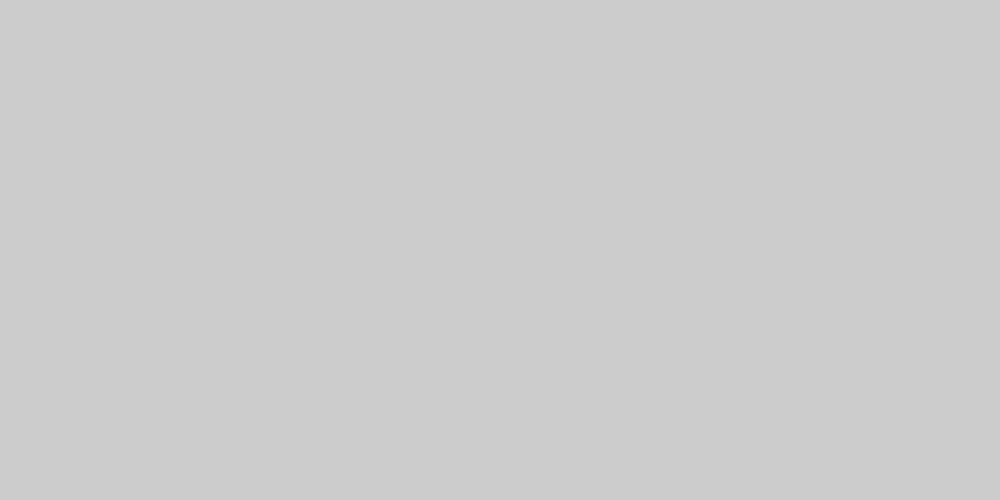
Frame 1 (no input)
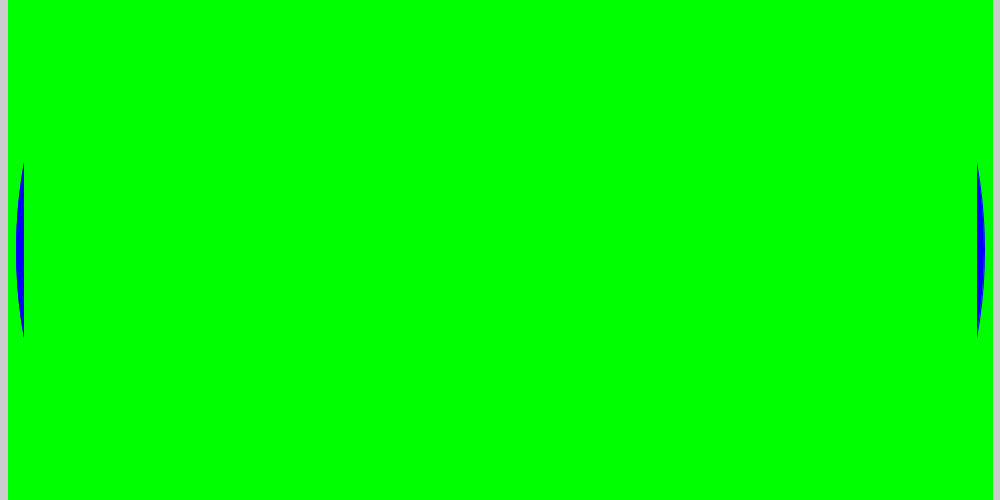
Frame 60 (the mouse pressed at the canvas centre just before this capture)
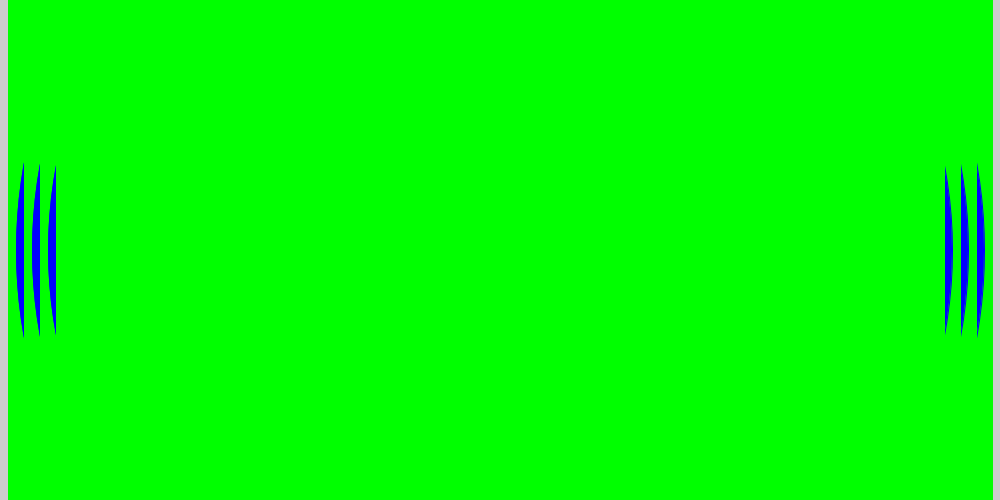
Frame 120 (the mouse held since frame 60 and released just before this capture)

The Processing sketch that drew these frames (run headless with seeded random() and noise(); from frame 60 on, the mouse is pressed at the canvas centre):

// Processing sketch: condtional2
// ── condtional2.pde

int count = 0;
int zoom = 1000; 
int zoomConst = 1000; 
void setup() {
    size(1000, 500);
    //frameRate(5);
}

void draw() {
   count++; // "shorthand" för count = count + 1; 
   zoom--; 
   if (count % 128 == 0) { 
     stroke(255,0,0);
     fill(255,0,0);
       rect(width/2-zoom/2, height/2 - zoom/2, zoom, zoom);
   } else if (count % 32 == 0) {
     stroke(0,0,255);
     fill(0,0,255);
      ellipse(width/2, height/2, zoom, zoom);
   }  else if (count % 16 == 0) {
     stroke(0,255,0);
     fill(0,255,0);
       rect(width/2-zoom/2, height/2 - zoom/2, zoom, zoom);
   } 
   
 
   
   if(zoom < 0) {
     noLoop();
   
   }
}


// Test:
// byt ut point(mouseX, mouseY);
// mot ellipse(mouseX, mouseY, 10, 10);
// Vad tror du kommer hända? 
// vad händer om man dubblerar och kastar om x och y? 
